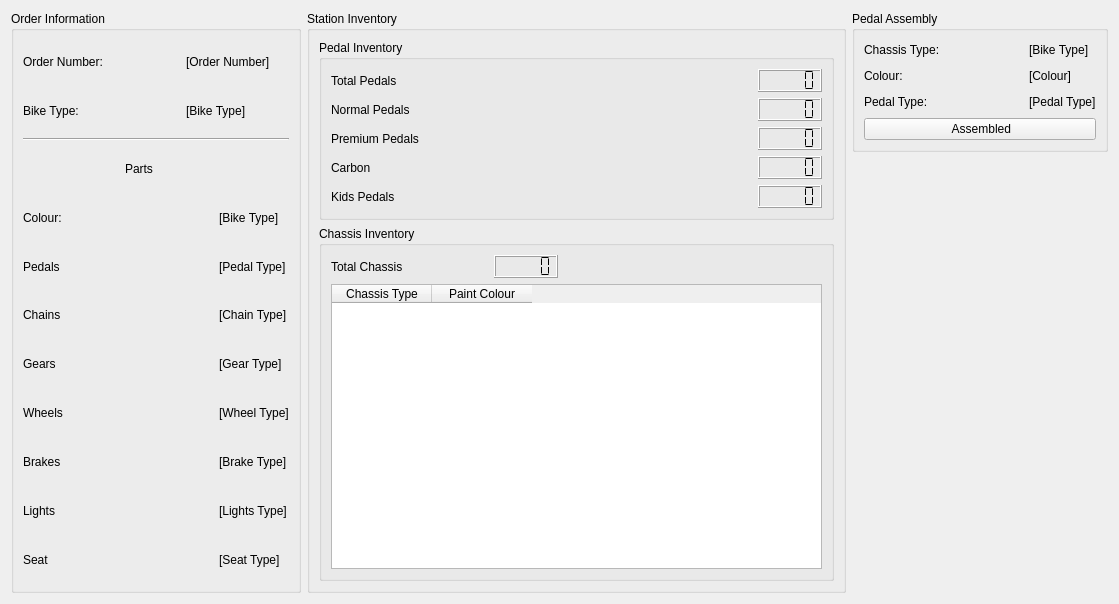
      <widget class="QWidget" name="PedalAssembly">
       <attribute name="title">
        <string>Pedals</string>
       </attribute>
       <layout class="QGridLayout" name="gridLayout_12">
        <item row="0" column="0" rowspan="2">
         <widget class="QGroupBox" name="PedalStationOrderInformationBox">
          <property name="minimumSize">
           <size>
            <width>281</width>
            <height>385</height>
           </size>
          </property>
          <property name="title">
           <string>Order Information</string>
          </property>
          <layout class="QGridLayout" name="gridLayout_26">
           <item row="0" column="1">
            <spacer name="horizontalSpacer_76">
             <property name="orientation">
              <enum>Qt::Orientation::Horizontal</enum>
             </property>
             <property name="sizeHint" stdset="0">
              <size>
               <width>35</width>
               <height>20</height>
              </size>
             </property>
            </spacer>
           </item>
           <item row="2" column="0" colspan="4">
            <widget class="Line" name="PedalStation_Divider">
             <property name="orientation">
              <enum>Qt::Orientation::Horizontal</enum>
             </property>
            </widget>
           </item>
           <item row="10" column="0">
            <widget class="QLabel" name="PedalStation_Brakes_Label">
             <property name="text">
              <string>Brakes</string>
             </property>
            </widget>
           </item>
           <item row="3" column="1">
            <widget class="QLabel" name="PedalStation_Parts_Label">
             <property name="text">
              <string>Parts</string>
             </property>
             <property name="scaledContents">
              <bool>false</bool>
             </property>
             <property name="wordWrap">
              <bool>false</bool>
             </property>
            </widget>
           </item>
           <item row="8" column="3">
            <widget class="QLabel" name="PedalStation_Gear_Value">
             <property name="text">
              <string>[Gear Type]</string>
             </property>
            </widget>
           </item>
           <item row="0" column="0">
            <widget class="QLabel" name="PedalStation_OrderNumber_Label">
             <property name="text">
              <string>Order Number:</string>
             </property>
            </widget>
           </item>
           <item row="8" column="1" colspan="2">
            <spacer name="horizontalSpacer_84">
             <property name="orientation">
              <enum>Qt::Orientation::Horizontal</enum>
             </property>
             <property name="sizeHint" stdset="0">
              <size>
               <width>61</width>
               <height>20</height>
              </size>
             </property>
            </spacer>
           </item>
           <item row="12" column="3">
            <widget class="QLabel" name="PedalStation_Seat_Value">
             <property name="text">
              <string>[Seat Type]</string>
             </property>
            </widget>
           </item>
           <item row="11" column="1" colspan="2">
            <spacer name="horizontalSpacer_86">
             <property name="orientation">
              <enum>Qt::Orientation::Horizontal</enum>
             </property>
             <property name="sizeHint" stdset="0">
              <size>
               <width>61</width>
               <height>20</height>
              </size>
             </property>
            </spacer>
           </item>
           <item row="8" column="0">
            <widget class="QLabel" name="PedalStation_Gear_Label">
             <property name="text">
              <string>Gears</string>
             </property>
            </widget>
           </item>
           <item row="5" column="3">
            <widget class="QLabel" name="PedalStation_Pedal_Value">
             <property name="text">
              <string>[Pedal Type]</string>
             </property>
            </widget>
           </item>
           <item row="1" column="0">
            <widget class="QLabel" name="PedalStationBikeType_Label">
             <property name="text">
              <string>Bike Type:</string>
             </property>
            </widget>
           </item>
           <item row="4" column="0">
            <widget class="QLabel" name="PedalStation_Colour_Label">
             <property name="text">
              <string>Colour:</string>
             </property>
            </widget>
           </item>
           <item row="1" column="2" colspan="2">
            <widget class="QLabel" name="PedalStation_BikeType_Value">
             <property name="text">
              <string>[Bike Type]</string>
             </property>
            </widget>
           </item>
           <item row="4" column="1" colspan="2">
            <spacer name="horizontalSpacer_80">
             <property name="orientation">
              <enum>Qt::Orientation::Horizontal</enum>
             </property>
             <property name="sizeHint" stdset="0">
              <size>
               <width>61</width>
               <height>20</height>
              </size>
             </property>
            </spacer>
           </item>
           <item row="10" column="1" colspan="2">
            <spacer name="horizontalSpacer_85">
             <property name="orientation">
              <enum>Qt::Orientation::Horizontal</enum>
             </property>
             <property name="sizeHint" stdset="0">
              <size>
               <width>61</width>
               <height>20</height>
              </size>
             </property>
            </spacer>
           </item>
           <item row="7" column="3">
            <widget class="QLabel" name="PedalStation_Chain_Value">
             <property name="text">
              <string>[Chain Type]</string>
             </property>
            </widget>
           </item>
           <item row="5" column="1" colspan="2">
            <spacer name="horizontalSpacer_81">
             <property name="orientation">
              <enum>Qt::Orientation::Horizontal</enum>
             </property>
             <property name="sizeHint" stdset="0">
              <size>
               <width>61</width>
               <height>20</height>
              </size>
             </property>
            </spacer>
           </item>
           <item row="10" column="3">
            <widget class="QLabel" name="PedalStation_Brakes_Value">
             <property name="text">
              <string>[Brake Type]</string>
             </property>
            </widget>
           </item>
           <item row="4" column="3">
            <widget class="QLabel" name="PedalStation_Colour_Value">
             <property name="text">
              <string>[Bike Type]</string>
             </property>
            </widget>
           </item>
           <item row="11" column="3">
            <widget class="QLabel" name="PedalStation_Lights_Value">
             <property name="text">
              <string>[Lights Type]</string>
             </property>
            </widget>
           </item>
           <item row="3" column="0">
            <spacer name="horizontalSpacer_78">
             <property name="orientation">
              <enum>Qt::Orientation::Horizontal</enum>
             </property>
             <property name="sizeHint" stdset="0">
              <size>
               <width>96</width>
               <height>20</height>
              </size>
             </property>
            </spacer>
           </item>
           <item row="11" column="0">
            <widget class="QLabel" name="PedalStation_Lights_Label">
             <property name="text">
              <string>Lights</string>
             </property>
            </widget>
           </item>
           <item row="12" column="0">
            <widget class="QLabel" name="PedalStation_Seat_Label">
             <property name="text">
              <string>Seat</string>
             </property>
            </widget>
           </item>
           <item row="1" column="1">
            <spacer name="horizontalSpacer_77">
             <property name="orientation">
              <enum>Qt::Orientation::Horizontal</enum>
             </property>
             <property name="sizeHint" stdset="0">
              <size>
               <width>35</width>
               <height>20</height>
              </size>
             </property>
            </spacer>
           </item>
           <item row="5" column="0">
            <widget class="QLabel" name="PedalStation_Pedal_Label">
             <property name="text">
              <string>Pedals</string>
             </property>
            </widget>
           </item>
           <item row="0" column="2" colspan="2">
            <widget class="QLabel" name="PedalStation_OrderNumber_Value">
             <property name="text">
              <string>[Order Number]</string>
             </property>
            </widget>
           </item>
           <item row="7" column="0">
            <widget class="QLabel" name="PedalStation_Chain_Label">
             <property name="text">
              <string>Chains</string>
             </property>
            </widget>
           </item>
           <item row="3" column="2" colspan="2">
            <spacer name="horizontalSpacer_79">
             <property name="orientation">
              <enum>Qt::Orientation::Horizontal</enum>
             </property>
             <property name="sizeHint" stdset="0">
              <size>
               <width>103</width>
               <height>20</height>
              </size>
             </property>
            </spacer>
           </item>
           <item row="9" column="0">
            <widget class="QLabel" name="PedalStation_Wheels_Label">
             <property name="text">
              <string>Wheels</string>
             </property>
            </widget>
           </item>
           <item row="9" column="3">
            <widget class="QLabel" name="PedalStation_Wheel_Value">
             <property name="text">
              <string>[Wheel Type]</string>
             </property>
            </widget>
           </item>
           <item row="9" column="1" colspan="2">
            <spacer name="horizontalSpacer_82">
             <property name="orientation">
              <enum>Qt::Orientation::Horizontal</enum>
             </property>
             <property name="sizeHint" stdset="0">
              <size>
               <width>61</width>
               <height>20</height>
              </size>
             </property>
            </spacer>
           </item>
           <item row="7" column="1" colspan="2">
            <spacer name="horizontalSpacer_83">
             <property name="orientation">
              <enum>Qt::Orientation::Horizontal</enum>
             </property>
             <property name="sizeHint" stdset="0">
              <size>
               <width>40</width>
               <height>20</height>
              </size>
             </property>
            </spacer>
           </item>
           <item row="12" column="1" colspan="2">
            <spacer name="horizontalSpacer_87">
             <property name="orientation">
              <enum>Qt::Orientation::Horizontal</enum>
             </property>
             <property name="sizeHint" stdset="0">
              <size>
               <width>40</width>
               <height>20</height>
              </size>
             </property>
            </spacer>
           </item>
          </layout>
         </widget>
        </item>
        <item row="0" column="1" rowspan="2">
         <widget class="QGroupBox" name="PedalStationInventoryBox">
          <property name="title">
           <string>Station Inventory</string>
          </property>
          <layout class="QGridLayout" name="gridLayout_64">
           <item row="1" column="0">
            <widget class="QGroupBox" name="PedalStationChassisInventoryBox">
             <property name="title">
              <string>Chassis Inventory</string>
             </property>
             <layout class="QGridLayout" name="gridLayout_63">
              <item row="1" column="0" colspan="4">
               <widget class="QTableWidget" name="PedalStationChassisInventoryTable">
                <property name="minimumSize">
                 <size>
                  <width>491</width>
                  <height>211</height>
                 </size>
                </property>
                <column>
                 <property name="text">
                  <string>Chassis Type</string>
                 </property>
                </column>
                <column>
                 <property name="text">
                  <string>Paint Colour</string>
                 </property>
                </column>
               </widget>
              </item>
              <item row="0" column="2">
               <widget class="QLCDNumber" name="PedalStationInventoryTotalChassis">
                <property name="segmentStyle">
                 <enum>QLCDNumber::SegmentStyle::Flat</enum>
                </property>
               </widget>
              </item>
              <item row="0" column="1">
               <spacer name="horizontalSpacer_193">
                <property name="orientation">
                 <enum>Qt::Orientation::Horizontal</enum>
                </property>
                <property name="sizeHint" stdset="0">
                 <size>
                  <width>58</width>
                  <height>20</height>
                 </size>
                </property>
               </spacer>
              </item>
              <item row="0" column="0">
               <widget class="QLabel" name="PedalStationInventoryTotalChassisLabel">
                <property name="text">
                 <string>Total Chassis</string>
                </property>
               </widget>
              </item>
              <item row="0" column="3">
               <spacer name="horizontalSpacer_187">
                <property name="orientation">
                 <enum>Qt::Orientation::Horizontal</enum>
                </property>
                <property name="sizeHint" stdset="0">
                 <size>
                  <width>258</width>
                  <height>20</height>
                 </size>
                </property>
               </spacer>
              </item>
             </layout>
            </widget>
           </item>
           <item row="0" column="0">
            <widget class="QGroupBox" name="PedalStationPedalInventoryBox">
             <property name="title">
              <string>Pedal Inventory</string>
             </property>
             <layout class="QGridLayout" name="gridLayout_37">
              <item row="0" column="1" colspan="2">
               <spacer name="horizontalSpacer_191">
                <property name="orientation">
                 <enum>Qt::Orientation::Horizontal</enum>
                </property>
                <property name="sizeHint" stdset="0">
                 <size>
                  <width>37</width>
                  <height>20</height>
                 </size>
                </property>
               </spacer>
              </item>
              <item row="8" column="1" colspan="2">
               <spacer name="horizontalSpacer_194">
                <property name="orientation">
                 <enum>Qt::Orientation::Horizontal</enum>
                </property>
                <property name="sizeHint" stdset="0">
                 <size>
                  <width>20</width>
                  <height>20</height>
                 </size>
                </property>
               </spacer>
              </item>
              <item row="8" column="3">
               <widget class="QLCDNumber" name="PedalStationInventoryKidsPedalsCount">
                <property name="segmentStyle">
                 <enum>QLCDNumber::SegmentStyle::Flat</enum>
                </property>
               </widget>
              </item>
              <item row="2" column="0">
               <widget class="QLabel" name="PedalStationInventoryPremiumPedalsLabel">
                <property name="text">
                 <string>Premium Pedals</string>
                </property>
               </widget>
              </item>
              <item row="0" column="0">
               <widget class="QLabel" name="PedalStationInventoryTotalPedalsLabel">
                <property name="text">
                 <string>Total Pedals</string>
                </property>
               </widget>
              </item>
              <item row="1" column="1" colspan="2">
               <spacer name="horizontalSpacer_192">
                <property name="orientation">
                 <enum>Qt::Orientation::Horizontal</enum>
                </property>
                <property name="sizeHint" stdset="0">
                 <size>
                  <width>40</width>
                  <height>20</height>
                 </size>
                </property>
               </spacer>
              </item>
              <item row="2" column="3">
               <widget class="QLCDNumber" name="PedalStationInventoryPremiumPedalsCount">
                <property name="segmentStyle">
                 <enum>QLCDNumber::SegmentStyle::Flat</enum>
                </property>
               </widget>
              </item>
              <item row="1" column="0">
               <widget class="QLabel" name="PedalStationInventoryNormalPedalsLabel">
                <property name="text">
                 <string>Normal Pedals</string>
                </property>
               </widget>
              </item>
              <item row="1" column="3">
               <widget class="QLCDNumber" name="PedalStationInventoryNormalPedalsCount">
                <property name="segmentStyle">
                 <enum>QLCDNumber::SegmentStyle::Flat</enum>
                </property>
               </widget>
              </item>
              <item row="8" column="0">
               <widget class="QLabel" name="PedalStationInventoryKidsPedalsLabel">
                <property name="text">
                 <string>Kids Pedals</string>
                </property>
               </widget>
              </item>
              <item row="0" column="3">
               <widget class="QLCDNumber" name="PedalStationInventoryTotalPedalsCount">
                <property name="segmentStyle">
                 <enum>QLCDNumber::SegmentStyle::Flat</enum>
                </property>
               </widget>
              </item>
              <item row="2" column="2">
               <spacer name="horizontalSpacer_195">
                <property name="orientation">
                 <enum>Qt::Orientation::Horizontal</enum>
                </property>
                <property name="sizeHint" stdset="0">
                 <size>
                  <width>30</width>
                  <height>17</height>
                 </size>
                </property>
               </spacer>
              </item>
              <item row="6" column="3">
               <widget class="QLCDNumber" name="PedalStationInventoryCarbonPedalsCount">
                <property name="segmentStyle">
                 <enum>QLCDNumber::SegmentStyle::Flat</enum>
                </property>
               </widget>
              </item>
              <item row="6" column="0">
               <widget class="QLabel" name="PedalStationInventoryCarbonPedalsLabel">
                <property name="text">
                 <string>Carbon</string>
                </property>
               </widget>
              </item>
              <item row="6" column="1" colspan="2">
               <spacer name="horizontalSpacer_196">
                <property name="orientation">
                 <enum>Qt::Orientation::Horizontal</enum>
                </property>
                <property name="sizeHint" stdset="0">
                 <size>
                  <width>30</width>
                  <height>17</height>
                 </size>
                </property>
               </spacer>
              </item>
             </layout>
            </widget>
           </item>
          </layout>
         </widget>
        </item>
        <item row="0" column="2">
         <widget class="QGroupBox" name="PedalsAssemblyGroupBox">
          <property name="title">
           <string>Pedal Assembly</string>
          </property>
          <layout class="QGridLayout" name="gridLayout_6">
           <item row="5" column="0" colspan="3">
            <widget class="QPushButton" name="PedalAssembly_AssembledButton">
             <property name="text">
              <string> Assembled</string>
             </property>
            </widget>
           </item>
           <item row="0" column="0">
            <widget class="QLabel" name="PedalAssembly_BikeTypeLabel">
             <property name="text">
              <string>Chassis Type:</string>
             </property>
            </widget>
           </item>
           <item row="0" column="2">
            <widget class="QLabel" name="PedalAssembly_BikeType">
             <property name="text">
              <string>[Bike Type]</string>
             </property>
            </widget>
           </item>
           <item row="4" column="0">
            <widget class="QLabel" name="PedalAssembly_PedalLabel">
             <property name="text">
              <string>Pedal Type:</string>
             </property>
            </widget>
           </item>
           <item row="4" column="2">
            <widget class="QLabel" name="PedalAssembly_PedalType">
             <property name="text">
              <string>[Pedal Type]</string>
             </property>
            </widget>
           </item>
           <item row="4" column="1">
            <spacer name="horizontalSpacer_181">
             <property name="orientation">
              <enum>Qt::Orientation::Horizontal</enum>
             </property>
             <property name="sizeHint" stdset="0">
              <size>
               <width>77</width>
               <height>20</height>
              </size>
             </property>
            </spacer>
           </item>
           <item row="0" column="1">
            <spacer name="horizontalSpacer_89">
             <property name="orientation">
              <enum>Qt::Orientation::Horizontal</enum>
             </property>
             <property name="sizeHint" stdset="0">
              <size>
               <width>73</width>
               <height>20</height>
              </size>
             </property>
            </spacer>
           </item>
           <item row="1" column="1">
            <spacer name="horizontalSpacer_130">
             <property name="orientation">
              <enum>Qt::Orientation::Horizontal</enum>
             </property>
             <property name="sizeHint" stdset="0">
              <size>
               <width>40</width>
               <height>20</height>
              </size>
             </property>
            </spacer>
           </item>
           <item row="1" column="0">
            <widget class="QLabel" name="PedalAssembly_ColourLabel">
             <property name="text">
              <string>Colour:</string>
             </property>
            </widget>
           </item>
           <item row="1" column="2">
            <widget class="QLabel" name="PedalAssembly_Colour">
             <property name="text">
              <string>[Colour]</string>
             </property>
            </widget>
           </item>
          </layout>
         </widget>
        </item>
        <item row="1" column="2">
         <spacer name="verticalSpacer">
          <property name="orientation">
           <enum>Qt::Orientation::Vertical</enum>
          </property>
          <property name="sizeHint" stdset="0">
           <size>
            <width>20</width>
            <height>441</height>
           </size>
          </property>
         </spacer>
        </item>
       </layout>
      </widget>
